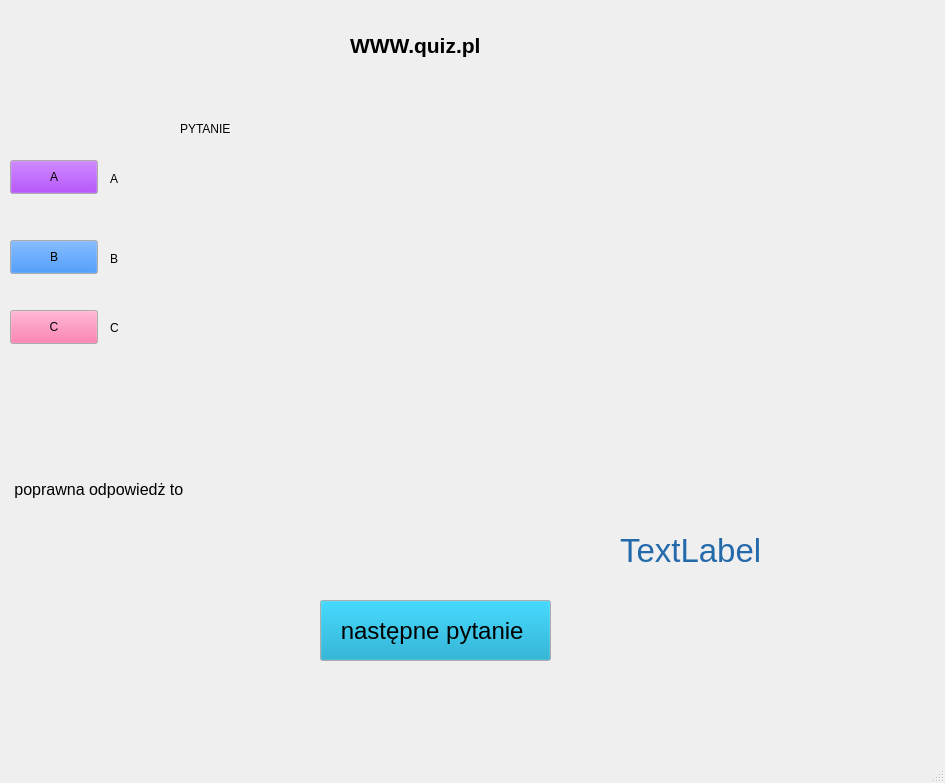
<?xml version="1.0" encoding="UTF-8"?>
<ui version="4.0">
 <class>MainWindow</class>
 <widget class="QMainWindow" name="MainWindow">
  <property name="geometry">
   <rect>
    <x>0</x>
    <y>0</y>
    <width>945</width>
    <height>783</height>
   </rect>
  </property>
  <property name="windowTitle">
   <string>MainWindow</string>
  </property>
  <widget class="QWidget" name="centralwidget">
   <widget class="QPushButton" name="button_a">
    <property name="geometry">
     <rect>
      <x>10</x>
      <y>160</y>
      <width>88</width>
      <height>34</height>
     </rect>
    </property>
    <property name="palette">
     <palette>
      <active>
       <colorrole role="Button">
        <brush brushstyle="SolidPattern">
         <color alpha="255">
          <red>149</red>
          <green>0</green>
          <blue>255</blue>
         </color>
        </brush>
       </colorrole>
      </active>
      <inactive>
       <colorrole role="Button">
        <brush brushstyle="SolidPattern">
         <color alpha="255">
          <red>149</red>
          <green>0</green>
          <blue>255</blue>
         </color>
        </brush>
       </colorrole>
      </inactive>
      <disabled>
       <colorrole role="Button">
        <brush brushstyle="SolidPattern">
         <color alpha="255">
          <red>149</red>
          <green>0</green>
          <blue>255</blue>
         </color>
        </brush>
       </colorrole>
      </disabled>
     </palette>
    </property>
    <property name="text">
     <string>A</string>
    </property>
   </widget>
   <widget class="QLabel" name="label_odpowiedz_a">
    <property name="geometry">
     <rect>
      <x>110</x>
      <y>170</y>
      <width>801</width>
      <height>18</height>
     </rect>
    </property>
    <property name="text">
     <string>A</string>
    </property>
   </widget>
   <widget class="QLabel" name="label_odpowiedz_b">
    <property name="geometry">
     <rect>
      <x>110</x>
      <y>250</y>
      <width>821</width>
      <height>18</height>
     </rect>
    </property>
    <property name="text">
     <string>B</string>
    </property>
   </widget>
   <widget class="QPushButton" name="button_b">
    <property name="geometry">
     <rect>
      <x>10</x>
      <y>240</y>
      <width>88</width>
      <height>34</height>
     </rect>
    </property>
    <property name="palette">
     <palette>
      <active>
       <colorrole role="Button">
        <brush brushstyle="SolidPattern">
         <color alpha="255">
          <red>27</red>
          <green>116</green>
          <blue>226</blue>
         </color>
        </brush>
       </colorrole>
      </active>
      <inactive>
       <colorrole role="Button">
        <brush brushstyle="SolidPattern">
         <color alpha="255">
          <red>27</red>
          <green>116</green>
          <blue>226</blue>
         </color>
        </brush>
       </colorrole>
      </inactive>
      <disabled>
       <colorrole role="Button">
        <brush brushstyle="SolidPattern">
         <color alpha="255">
          <red>27</red>
          <green>116</green>
          <blue>226</blue>
         </color>
        </brush>
       </colorrole>
      </disabled>
     </palette>
    </property>
    <property name="text">
     <string>B</string>
    </property>
   </widget>
   <widget class="QPushButton" name="button_c">
    <property name="geometry">
     <rect>
      <x>10</x>
      <y>310</y>
      <width>88</width>
      <height>34</height>
     </rect>
    </property>
    <property name="palette">
     <palette>
      <active>
       <colorrole role="Button">
        <brush brushstyle="SolidPattern">
         <color alpha="255">
          <red>255</red>
          <green>87</green>
          <blue>154</blue>
         </color>
        </brush>
       </colorrole>
      </active>
      <inactive>
       <colorrole role="Button">
        <brush brushstyle="SolidPattern">
         <color alpha="255">
          <red>255</red>
          <green>87</green>
          <blue>154</blue>
         </color>
        </brush>
       </colorrole>
      </inactive>
      <disabled>
       <colorrole role="Button">
        <brush brushstyle="SolidPattern">
         <color alpha="255">
          <red>255</red>
          <green>87</green>
          <blue>154</blue>
         </color>
        </brush>
       </colorrole>
      </disabled>
     </palette>
    </property>
    <property name="text">
     <string>C</string>
    </property>
   </widget>
   <widget class="QLabel" name="label_odpowiedz_c">
    <property name="geometry">
     <rect>
      <x>110</x>
      <y>320</y>
      <width>781</width>
      <height>16</height>
     </rect>
    </property>
    <property name="text">
     <string>C</string>
    </property>
   </widget>
   <widget class="QLabel" name="label_pytanie">
    <property name="geometry">
     <rect>
      <x>180</x>
      <y>120</y>
      <width>741</width>
      <height>18</height>
     </rect>
    </property>
    <property name="text">
     <string>PYTANIE</string>
    </property>
   </widget>
   <widget class="QLabel" name="label_5">
    <property name="geometry">
     <rect>
      <x>350</x>
      <y>30</y>
      <width>381</width>
      <height>31</height>
     </rect>
    </property>
    <property name="font">
     <font>
      <pointsize>16</pointsize>
      <weight>75</weight>
      <bold>true</bold>
     </font>
    </property>
    <property name="text">
     <string>WWW.quiz.pl</string>
    </property>
   </widget>
   <widget class="QLabel" name="label_ocena">
    <property name="geometry">
     <rect>
      <x>10</x>
      <y>480</y>
      <width>851</width>
      <height>18</height>
     </rect>
    </property>
    <property name="font">
     <font>
      <pointsize>12</pointsize>
     </font>
    </property>
    <property name="text">
     <string> poprawna odpowiedż to</string>
    </property>
   </widget>
   <widget class="QPushButton" name="button_nastepne">
    <property name="geometry">
     <rect>
      <x>320</x>
      <y>600</y>
      <width>231</width>
      <height>61</height>
     </rect>
    </property>
    <property name="palette">
     <palette>
      <active>
       <colorrole role="Button">
        <brush brushstyle="SolidPattern">
         <color alpha="255">
          <red>1</red>
          <green>153</green>
          <blue>195</blue>
         </color>
        </brush>
       </colorrole>
      </active>
      <inactive>
       <colorrole role="Button">
        <brush brushstyle="SolidPattern">
         <color alpha="255">
          <red>1</red>
          <green>153</green>
          <blue>195</blue>
         </color>
        </brush>
       </colorrole>
      </inactive>
      <disabled>
       <colorrole role="Button">
        <brush brushstyle="SolidPattern">
         <color alpha="255">
          <red>1</red>
          <green>153</green>
          <blue>195</blue>
         </color>
        </brush>
       </colorrole>
      </disabled>
     </palette>
    </property>
    <property name="font">
     <font>
      <pointsize>18</pointsize>
     </font>
    </property>
    <property name="text">
     <string>następne pytanie </string>
    </property>
    <property name="autoExclusive">
     <bool>false</bool>
    </property>
   </widget>
   <widget class="QLabel" name="label_wynik">
    <property name="geometry">
     <rect>
      <x>620</x>
      <y>530</y>
      <width>311</width>
      <height>41</height>
     </rect>
    </property>
    <property name="palette">
     <palette>
      <active>
       <colorrole role="WindowText">
        <brush brushstyle="SolidPattern">
         <color alpha="255">
          <red>36</red>
          <green>106</green>
          <blue>171</blue>
         </color>
        </brush>
       </colorrole>
       <colorrole role="Text">
        <brush brushstyle="SolidPattern">
         <color alpha="255">
          <red>252</red>
          <green>252</green>
          <blue>252</blue>
         </color>
        </brush>
       </colorrole>
       <colorrole role="PlaceholderText">
        <brush brushstyle="SolidPattern">
         <color alpha="128">
          <red>252</red>
          <green>252</green>
          <blue>252</blue>
         </color>
        </brush>
       </colorrole>
      </active>
      <inactive>
       <colorrole role="WindowText">
        <brush brushstyle="SolidPattern">
         <color alpha="255">
          <red>36</red>
          <green>106</green>
          <blue>171</blue>
         </color>
        </brush>
       </colorrole>
       <colorrole role="Text">
        <brush brushstyle="SolidPattern">
         <color alpha="255">
          <red>252</red>
          <green>252</green>
          <blue>252</blue>
         </color>
        </brush>
       </colorrole>
       <colorrole role="PlaceholderText">
        <brush brushstyle="SolidPattern">
         <color alpha="128">
          <red>252</red>
          <green>252</green>
          <blue>252</blue>
         </color>
        </brush>
       </colorrole>
      </inactive>
      <disabled>
       <colorrole role="WindowText">
        <brush brushstyle="SolidPattern">
         <color alpha="255">
          <red>110</red>
          <green>113</green>
          <blue>115</blue>
         </color>
        </brush>
       </colorrole>
       <colorrole role="Text">
        <brush brushstyle="SolidPattern">
         <color alpha="255">
          <red>101</red>
          <green>103</green>
          <blue>104</blue>
         </color>
        </brush>
       </colorrole>
       <colorrole role="PlaceholderText">
        <brush brushstyle="SolidPattern">
         <color alpha="128">
          <red>252</red>
          <green>252</green>
          <blue>252</blue>
         </color>
        </brush>
       </colorrole>
      </disabled>
     </palette>
    </property>
    <property name="font">
     <font>
      <pointsize>25</pointsize>
     </font>
    </property>
    <property name="text">
     <string>TextLabel</string>
    </property>
   </widget>
   <widget class="QLabel" name="label">
    <property name="geometry">
     <rect>
      <x>550</x>
      <y>0</y>
      <width>391</width>
      <height>571</height>
     </rect>
    </property>
    <property name="text">
     <string/>
    </property>
    <property name="pixmap">
     <pixmap resource="kot.qrc">:/kot/kot.png</pixmap>
    </property>
   </widget>
   <widget class="QLabel" name="label_dobre">
    <property name="geometry">
     <rect>
      <x>30</x>
      <y>520</y>
      <width>211</width>
      <height>221</height>
     </rect>
    </property>
    <property name="text">
     <string/>
    </property>
    <property name="pixmap">
     <pixmap>dobra.jpg</pixmap>
    </property>
   </widget>
   <widget class="QLabel" name="label_zla">
    <property name="geometry">
     <rect>
      <x>20</x>
      <y>530</y>
      <width>261</width>
      <height>191</height>
     </rect>
    </property>
    <property name="text">
     <string/>
    </property>
    <property name="pixmap">
     <pixmap>zla.jpg</pixmap>
    </property>
   </widget>
  </widget>
  <widget class="QMenuBar" name="menubar">
   <property name="geometry">
    <rect>
     <x>0</x>
     <y>0</y>
     <width>945</width>
     <height>30</height>
    </rect>
   </property>
  </widget>
  <widget class="QStatusBar" name="statusbar"/>
 </widget>
 <resources>
  <include location="kot.qrc"/>
  <include location="dobra.qrc"/>
 </resources>
 <connections/>
</ui>
